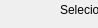
     <widget class="QWidget" name="page_9">
      <property name="geometry">
       <rect>
        <x>0</x>
        <y>0</y>
        <width>98</width>
        <height>28</height>
       </rect>
      </property>
      <attribute name="label">
       <string>ENTIDADE -&gt; PRODUTO</string>
      </attribute>
      <widget class="QLabel" name="label_27">
       <property name="geometry">
        <rect>
         <x>70</x>
         <y>30</y>
         <width>121</width>
         <height>17</height>
        </rect>
       </property>
       <property name="text">
        <string>Nome da entidade</string>
       </property>
      </widget>
      <widget class="QLineEdit" name="quant_entidade_lineEdit">
       <property name="geometry">
        <rect>
         <x>10</x>
         <y>190</y>
         <width>231</width>
         <height>27</height>
        </rect>
       </property>
      </widget>
      <widget class="QDateEdit" name="demanda_inicio_dateEdit">
       <property name="geometry">
        <rect>
         <x>150</x>
         <y>220</y>
         <width>91</width>
         <height>27</height>
        </rect>
       </property>
      </widget>
      <widget class="QLabel" name="label_25">
       <property name="geometry">
        <rect>
         <x>100</x>
         <y>120</y>
         <width>66</width>
         <height>17</height>
        </rect>
       </property>
       <property name="text">
        <string>Produto</string>
       </property>
      </widget>
      <widget class="QLabel" name="label_28">
       <property name="geometry">
        <rect>
         <x>30</x>
         <y>260</y>
         <width>111</width>
         <height>20</height>
        </rect>
       </property>
       <property name="text">
        <string>Fim da consumo</string>
       </property>
      </widget>
      <widget class="QLabel" name="label_31">
       <property name="geometry">
        <rect>
         <x>80</x>
         <y>170</y>
         <width>111</width>
         <height>17</height>
        </rect>
       </property>
       <property name="text">
        <string>Quantidade (kg)</string>
       </property>
      </widget>
      <widget class="QLabel" name="label_22">
       <property name="geometry">
        <rect>
         <x>20</x>
         <y>230</y>
         <width>121</width>
         <height>20</height>
        </rect>
       </property>
       <property name="text">
        <string>Inicio do consumo</string>
       </property>
      </widget>
      <widget class="QPushButton" name="add_prod_entidade_pushButton">
       <property name="geometry">
        <rect>
         <x>10</x>
         <y>290</y>
         <width>231</width>
         <height>27</height>
        </rect>
       </property>
       <property name="text">
        <string>Adicionar produto</string>
       </property>
      </widget>
      <widget class="QDateEdit" name="demanda_fim_dateEdit">
       <property name="geometry">
        <rect>
         <x>150</x>
         <y>250</y>
         <width>91</width>
         <height>27</height>
        </rect>
       </property>
      </widget>
      <widget class="QComboBox" name="entidade_comboBox">
       <property name="geometry">
        <rect>
         <x>10</x>
         <y>50</y>
         <width>231</width>
         <height>27</height>
        </rect>
       </property>
      </widget>
      <widget class="QLabel" name="label_24">
       <property name="geometry">
        <rect>
         <x>20</x>
         <y>90</y>
         <width>221</width>
         <height>20</height>
        </rect>
       </property>
       <property name="text">
        <string>Inserir produtos para a entidade</string>
       </property>
      </widget>
      <widget class="QComboBox" name="prod_entidade_comboBox">
       <property name="geometry">
        <rect>
         <x>10</x>
         <y>140</y>
         <width>231</width>
         <height>27</height>
        </rect>
       </property>
      </widget>
      <widget class="QLabel" name="label_23">
       <property name="geometry">
        <rect>
         <x>60</x>
         <y>0</y>
         <width>141</width>
         <height>20</height>
        </rect>
       </property>
       <property name="text">
        <string>Selecionar entidades</string>
       </property>
      </widget>
     </widget>
